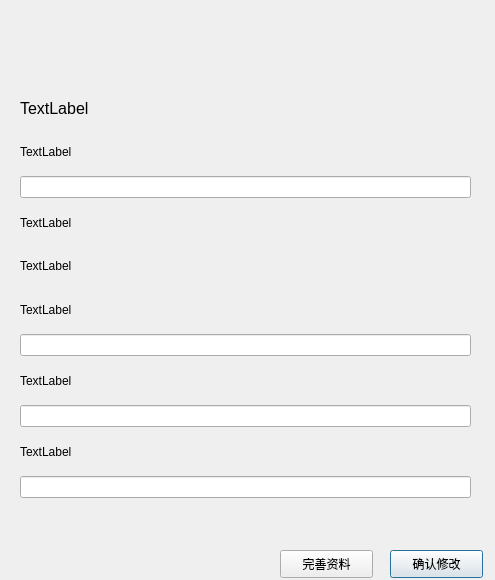
<?xml version="1.0" encoding="UTF-8"?>
<ui version="4.0">
 <class>User_information</class>
 <widget class="QDialog" name="User_information">
  <property name="geometry">
   <rect>
    <x>0</x>
    <y>0</y>
    <width>495</width>
    <height>580</height>
   </rect>
  </property>
  <property name="windowTitle">
   <string>Dialog</string>
  </property>
  <property name="styleSheet">
   <string notr="true">border-image: url(:/pic_main/25.jpg);</string>
  </property>
  <widget class="QWidget" name="layoutWidget">
   <property name="geometry">
    <rect>
     <x>20</x>
     <y>90</y>
     <width>451</width>
     <height>451</height>
    </rect>
   </property>
   <layout class="QVBoxLayout" name="verticalLayout">
    <item>
     <widget class="QLabel" name="m_user">
      <property name="styleSheet">
       <string notr="true">font: 12pt &quot;楷体&quot;;
</string>
      </property>
      <property name="text">
       <string>&lt;html&gt;&lt;head/&gt;&lt;body&gt;&lt;p&gt;&lt;span style=&quot; font-size:12pt;&quot;&gt;TextLabel&lt;/span&gt;&lt;/p&gt;&lt;/body&gt;&lt;/html&gt;</string>
      </property>
     </widget>
    </item>
    <item>
     <widget class="QLabel" name="m_password">
      <property name="styleSheet">
       <string notr="true">font: 12pt &quot;楷体&quot;;</string>
      </property>
      <property name="text">
       <string>TextLabel</string>
      </property>
     </widget>
    </item>
    <item>
     <widget class="QLineEdit" name="set_password"/>
    </item>
    <item>
     <widget class="QLabel" name="m_auth">
      <property name="styleSheet">
       <string notr="true">font: 12pt &quot;楷体&quot;;</string>
      </property>
      <property name="text">
       <string>TextLabel</string>
      </property>
     </widget>
    </item>
    <item>
     <widget class="QLabel" name="m_money">
      <property name="styleSheet">
       <string notr="true">font: 12pt &quot;楷体&quot;;</string>
      </property>
      <property name="text">
       <string>TextLabel</string>
      </property>
     </widget>
    </item>
    <item>
     <widget class="QLabel" name="m_sex">
      <property name="styleSheet">
       <string notr="true">font: 12pt &quot;楷体&quot;;</string>
      </property>
      <property name="text">
       <string>TextLabel</string>
      </property>
     </widget>
    </item>
    <item>
     <widget class="QLineEdit" name="set_email"/>
    </item>
    <item>
     <widget class="QLabel" name="m_tel">
      <property name="styleSheet">
       <string notr="true">font: 12pt &quot;楷体&quot;;</string>
      </property>
      <property name="text">
       <string>TextLabel</string>
      </property>
     </widget>
    </item>
    <item>
     <widget class="QLineEdit" name="set_tel"/>
    </item>
    <item>
     <widget class="QLabel" name="m_explaim">
      <property name="styleSheet">
       <string notr="true">font: 12pt &quot;楷体&quot;;</string>
      </property>
      <property name="text">
       <string>TextLabel</string>
      </property>
     </widget>
    </item>
    <item>
     <widget class="QLineEdit" name="set_explain"/>
    </item>
    <item>
     <widget class="QLabel" name="label_9">
      <property name="text">
       <string/>
      </property>
     </widget>
    </item>
   </layout>
  </widget>
  <widget class="QPushButton" name="confirm_Button">
   <property name="geometry">
    <rect>
     <x>390</x>
     <y>550</y>
     <width>93</width>
     <height>28</height>
    </rect>
   </property>
   <property name="text">
    <string>确认修改</string>
   </property>
  </widget>
  <widget class="QPushButton" name="supply_Button">
   <property name="geometry">
    <rect>
     <x>280</x>
     <y>550</y>
     <width>93</width>
     <height>28</height>
    </rect>
   </property>
   <property name="text">
    <string>完善资料</string>
   </property>
  </widget>
  <widget class="QLabel" name="label">
   <property name="geometry">
    <rect>
     <x>10</x>
     <y>10</y>
     <width>301</width>
     <height>31</height>
    </rect>
   </property>
   <property name="styleSheet">
    <string notr="true"/>
   </property>
   <property name="text">
    <string/>
   </property>
  </widget>
  <widget class="QLabel" name="label_2">
   <property name="geometry">
    <rect>
     <x>10</x>
     <y>50</y>
     <width>261</width>
     <height>31</height>
    </rect>
   </property>
   <property name="styleSheet">
    <string notr="true">font: 75 14pt &quot;楷体&quot;;</string>
   </property>
   <property name="text">
    <string/>
   </property>
  </widget>
 </widget>
 <resources/>
 <connections/>
</ui>
